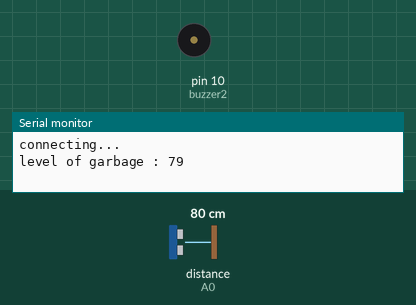
Bench run of a sketch on a simulated Arduino Uno, built with avr-gcc and run on an emulated ATmega328P. Parts: buzzer (waves = sounding), the last lines printed to the serial monitor. Wiring (inferred from the names in the program): ultrasonic range finder: trigger A1; echo A0. The inputs (shaded band) are chosen by the test bench; at power-on: distance to the obstacle (sensor on A0) 80 cm. The echo pulse lasts 58.3 µs per cm; WiFi joins after 1.5 s; servers stay silent unless stated.

Above: at 3.3 s.
3.4 s: distance to the obstacle (sensor on A0) set to 13 cm
10.6 s: distance to the obstacle (sensor on A0) set to 10 cm
At 16.5 s:
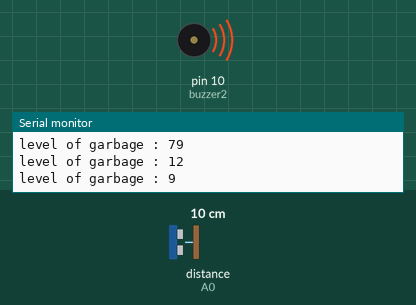
Timing chart, 0 to 24.2 s (numbered marks = the images above; inputs shaded):
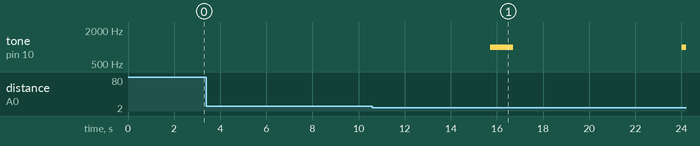

Measured:
- the behaviour switches between 12 and 11 cm on distance to the obstacle (sensor on A0) (found by bisection; images 0 and 1)
- after the input at 10.6 s, tone on pin 10 (buzzer2): silent → 1000 Hz after 5.1 s, → silent 1.0 s later, → 1000 Hz 7.3 s later

The sketch:

Wastebin_Management.ino
```cpp
#include <SPI.h>
#include <Ethernet.h>
#include "ThingSpeak.h"
const int trigPin = A1;
const int echoPin = A0;
const int buzzer1 = 9;
const int buzzer2 = 10;
int led1 = 7;
int led2 = 6;

byte mac[] = { 0xDE, 0xAD, 0xBE, 0xEF, 0xFE, 0xED };

EthernetClient client;

unsigned long myChannelNumber = 966871;
const char * myWriteAPIKey = "ZZXUE6WU3CT8Q0C8" ;
long duration;
int distance;
int percentage;

IPAddress ip(192, 168, 0, 177);
void setup()
{
//    Ethernet.init(10);
    Serial.begin(9600); // Starts the serial communication

      if (Ethernet.begin(mac) == 0) {
    Serial.println("Failed to configure Ethernet using DHCP");
    // try to congifure using IP address instead of DHCP:
     Ethernet.begin(mac, ip);
       pinMode(led1, OUTPUT);
       pinMode(led2, OUTPUT);
       pinMode(buzzer1, OUTPUT);
       pinMode(buzzer2, OUTPUT); // Set buzzer - pin 9 as an output
  }
  // give the Ethernet shield a second to initialize:
  delay(250);
  Serial.println("connecting...");
    ThingSpeak.begin(client);

  pinMode(trigPin, OUTPUT); // Sets the trigPin as an Output
  pinMode(echoPin, INPUT); // Sets the echoPin as an Input
  delay(250);//Delay to let system boot
  delay(100);//Wait before accessing Sensor
  pinMode(2, INPUT);


}

void loop()
{
     digitalWrite(led1, HIGH);
     digitalWrite(led2, LOW);
    delay(1000);//Wait 5 seconds before accessing sensor again.
    digitalWrite(trigPin, LOW);
    delayMicroseconds(2);
    digitalWrite(trigPin, HIGH);
    delayMicroseconds(10);
    digitalWrite(trigPin, LOW);
    duration = pulseIn(echoPin, HIGH);
    distance= duration*0.034/2;
    Serial.print("level of garbage : ");
    Serial.println(distance);
    if(distance<= 10){
        tone(buzzer1, 1000);
        tone(buzzer2, 1000);// Send 1KHz sound signal...
        digitalWrite(led2, HIGH);
        digitalWrite(led1, LOW);
        delay(1000);        // ...for 1 sec
        noTone(buzzer1);
        noTone(buzzer2);    // Stop sound...
        delay(1000);        // ...for 1sec
      }
    percentage= 100-(distance-1);
      //else
    delay(4000);
  ThingSpeak.setField(1, distance);
ThingSpeak.writeFields(myChannelNumber, myWriteAPIKey);
 delay(1000);
}
```
